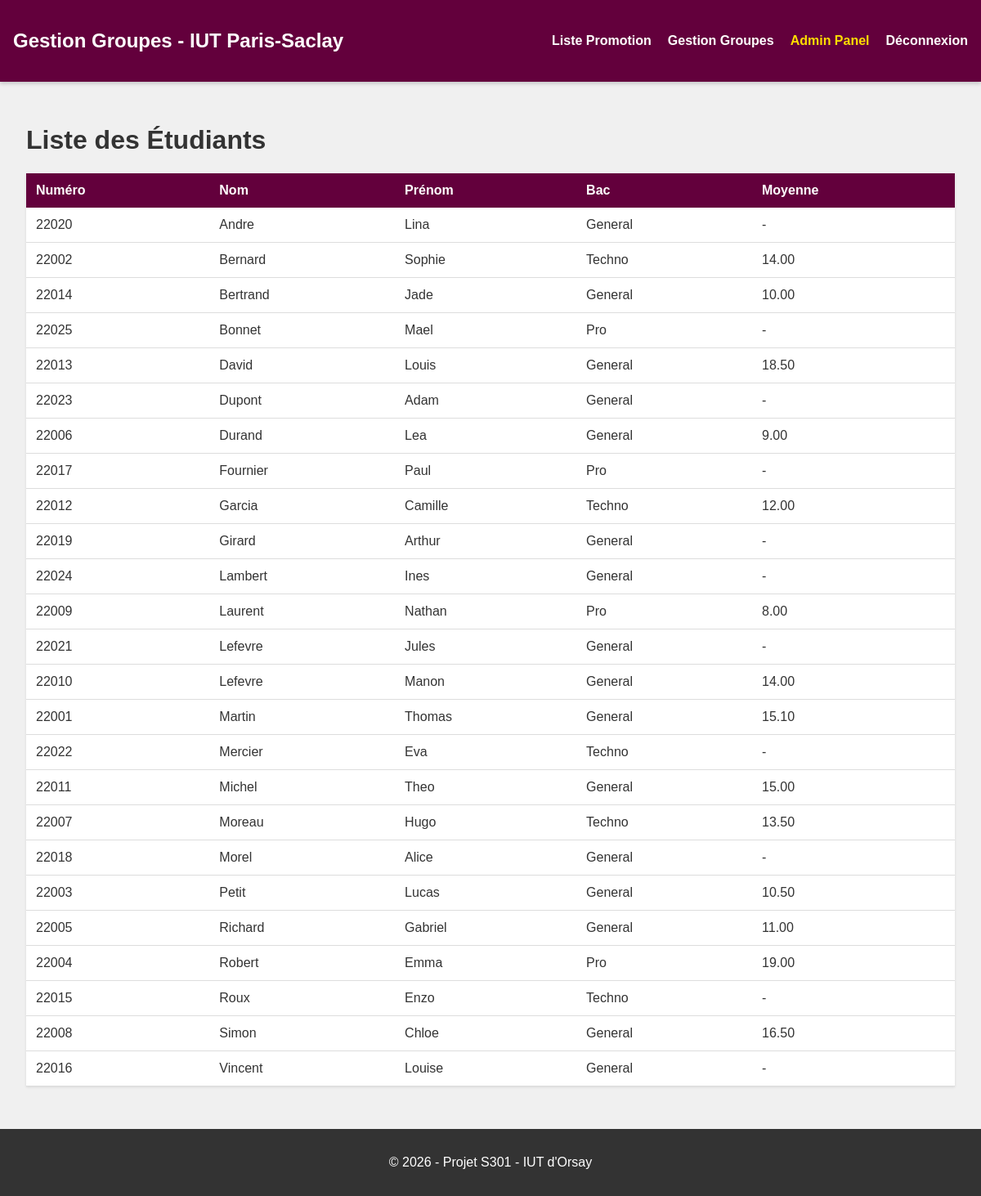
The page /Web2/index.php?controleur=controleurEtudiant&action=lireEtudiants (signed in) on the database its author committed.
### tables this page shows
CREATE TABLE Etudiant(
   id_etudiant INT,
   numero_etudiant VARCHAR(64),
   nom_etudiant VARCHAR(255),
   prenom_etudiant VARCHAR(255),
   genre_etudiant VARCHAR(32),
   email_etudiant VARCHAR(255),
   tel_etudiant VARCHAR(64),
   rue_etudiant VARCHAR(255),
   ville_etudiant VARCHAR(128),
   code_postal_etudiant VARCHAR(16),
   type_bac VARCHAR(64),
   periode_redoublement VARCHAR(64),
   parcours_etudiant VARCHAR(255),
   PRIMARY KEY(id_etudiant),
   UNIQUE(numero_etudiant)
);

### Web2/controleur/controleurEtudiant.php (called while the page is built, shortened)
<?php
class ControleurEtudiant extends Controleur {
    public static function lireEtudiants() {
        $promo = new Promotion();
        $lesEtudiants = $promo->getEtudiants(1);
        $pagetitle = "Liste des Étudiants";
        require("vue/debut.php");
        require("vue/etudiant/lesEtudiants.php");
        require("vue/fin.php");
    }
}
?>

### Web2/index.php (called while the page is built, shortened)
<?php
$tableauControleurs = ["controleurUtilisateur", "controleurEtudiant", "controleurGroupe", "controleurResponsable", "controleurPublic"];
$actionParDefaut = [
    "controleurUtilisateur" => "afficherFormulaireConnexion",
    "controleurEtudiant" => "lireEtudiants",
    "controleurGroupe" => "lireGroupes",
    "controleurResponsable" => "panel",
    "controleurPublic" => "consulterGroupes"
];
$controleur = "controleurUtilisateur";
if(isset($_GET["controleur"]) && in_array($_GET["controleur"], $tableauControleurs)) {
    $controleur = $_GET["controleur"];
}
if(isset($_GET["action"]) && in_array($_GET["action"], get_class_methods($controleur))) {
    $action = $_GET["action"];
} else {
    $action = $actionParDefaut[$controleur] ?? "afficherFormulaireConnexion";
}
$controleur::$action();
?>

### Web2/modele/promotion.php (called while the page is built, shortened)
<?php
class Promotion {
    public function getEtudiants($idPromo) {
        $db = Connexion::pdo();
        $sql = "SELECT DISTINCT
                    id_etudiant,
                    numero_etudiant AS numeroEtudiant,
                    nom_etudiant AS nom,
                    prenom_etudiant AS prenom,
                    type_bac AS typeBac,
                    email_etudiant AS email,
                    genre_etudiant AS sexe
                FROM Etudiant
                ORDER BY nom_etudiant ASC, prenom_etudiant ASC";
        $stmt = $db->prepare($sql);
        $stmt->execute();
        $etudiants = $stmt->fetchAll(PDO::FETCH_ASSOC);
        foreach ($etudiants as &$etu) {
            $sqlNotes = "SELECT libelle_note, valeur_note FROM Note WHERE id_etudiant = :id";
            $stmtNotes = $db->prepare($sqlNotes);
            $stmtNotes->execute([':id' => $etu['id_etudiant']]);
            $etu['notes'] = $stmtNotes->fetchAll(PDO::FETCH_ASSOC);
        }
        return $etudiants;
    }
}
?>

### Web2/vue/etudiant/lesEtudiants.php (the view)
<table>
    <thead>
        <tr>
            <th>Numéro</th>
            <th>Nom</th>
            <th>Prénom</th>
            <th>Bac</th>
            <th>Moyenne</th>
        </tr>
    </thead>
    <tbody>
        <?php foreach ($lesEtudiants as $etu) { ?>
            <tr>
                <td><?php echo htmlspecialchars($etu['numeroEtudiant']); ?></td>
                <td><?php echo htmlspecialchars($etu['nom']); ?></td>
                <td><?php echo htmlspecialchars($etu['prenom']); ?></td>
                <td><?php echo htmlspecialchars($etu['typeBac'] ?? 'N/A'); ?></td>
                <td>
                    <?php
                        if (!empty($etu['notes'])) {
                            $somme = 0;
                            foreach($etu['notes'] as $n) $somme += $n['valeur_note'];
                            echo number_format($somme / count($etu['notes']), 2);
                        } else {
                            echo "-";
                        }
                    ?>
                </td>
            </tr>
        <?php } ?>
    </tbody>
</table>

### Web2/vue/debut.php (shortened to what this page needs)
<!DOCTYPE html>
<html lang="fr">
<head>
    <link rel="stylesheet" href="css/style.css">
</head>
<body>
    <header>
        <div class="logo">
            <h2>Gestion Groupes - IUT Paris-Saclay</h2>
        </div>
        <nav>
            <ul>
                <?php if(isset($_SESSION['utilisateur'])) {
                    $role = $_SESSION['utilisateur']['role'];
                ?>
                    <?php if($role === 'ADMIN' || $role === 'ENSEIGNANT') { ?>
                        <li><a href="index.php?controleur=controleurResponsable&action=gestionEtudiants">Liste Promotion</a></li>
                        <li><a href="index.php?controleur=controleurGroupe&action=lireGroupes">Gestion Groupes</a></li>
                    <?php } ?>
                    <?php if($role === 'ADMIN') { ?>
                        <li><a href="index.php?controleur=controleurResponsable&action=panel" style="color:#ffdd00;">Admin Panel</a></li>
                    <?php } ?>
                    <li><a href="index.php?controleur=controleurUtilisateur&action=deconnecter">Déconnexion</a></li>
                <?php } else { ?>
                    <li><a href="index.php?controleur=controleurUtilisateur&action=afficherFormulaireConnexion">Connexion</a></li>
                <?php } ?>
            </ul>
        </nav>
    </header>
    <main>
        <h1><?php echo $pagetitle; ?></h1>

### Web2/vue/fin.php
</main>
    <footer>
        <p>&copy; <?php echo date("Y"); ?> - Projet S301 - IUT d'Orsay</p>
    </footer>
</body>
</html>

### Web2/css/style.css (style rules this page uses)
:root { --primary: #63003C; --secondary: #FFFFFF; --background: #F0F0F0; --text: #333333; --success: #4CAF50; --danger: #dc3545; }
body { font-family: 'Arial', sans-serif; background-color: var(--background); color: var(--text); margin: 0; display: flex; flex-direction: column; min-height: 100vh; }
header { background-color: var(--primary); color: var(--secondary); padding: 1rem; display: flex; justify-content: space-between; align-items: center; box-shadow: 0 2px 5px rgba(0,0,0,0.2); }
header a { color: white; text-decoration: none; font-weight: bold; margin-left: 20px; }
header nav ul { list-style: none; margin: 0; padding: 0; display: flex; }
main { flex: 1; padding: 2rem; max-width: 1200px; margin: 0 auto; width: 100%; box-sizing: border-box; }
footer { background-color: #333; color: white; text-align: center; padding: 1rem; margin-top: auto; }
table { width: 100%; border-collapse: collapse; background: white; margin-bottom: 20px; box-shadow: 0 1px 3px rgba(0,0,0,0.1); }
th { background-color: var(--primary); color: white; padding: 12px; text-align: left; }
td { padding: 12px; border-bottom: 1px solid #ddd; }

### rows shown on the page
etudiant: numero_etudiant "22020", nom_etudiant "Andre", prenom_etudiant "Lina", type_bac "General"
etudiant: numero_etudiant "22002", nom_etudiant "Bernard", prenom_etudiant "Sophie", type_bac "Techno", notes "14.00"
etudiant: numero_etudiant "22014", nom_etudiant "Bertrand", prenom_etudiant "Jade", type_bac "General", notes "10.00"
etudiant: numero_etudiant "22025", nom_etudiant "Bonnet", prenom_etudiant "Mael", type_bac "Pro"
etudiant: numero_etudiant "22013", nom_etudiant "David", prenom_etudiant "Louis", type_bac "General", notes "18.50"
etudiant: numero_etudiant "22023", nom_etudiant "Dupont", prenom_etudiant "Adam", type_bac "General"
etudiant: numero_etudiant "22006", nom_etudiant "Durand", prenom_etudiant "Lea", type_bac "General", notes "9.00"
etudiant: numero_etudiant "22017", nom_etudiant "Fournier", prenom_etudiant "Paul", type_bac "Pro"
etudiant: numero_etudiant "22012", nom_etudiant "Garcia", prenom_etudiant "Camille", type_bac "Techno", notes "12.00"
etudiant: numero_etudiant "22019", nom_etudiant "Girard", prenom_etudiant "Arthur", type_bac "General"
etudiant: numero_etudiant "22024", nom_etudiant "Lambert", prenom_etudiant "Ines", type_bac "General"
etudiant: numero_etudiant "22009", nom_etudiant "Laurent", prenom_etudiant "Nathan", type_bac "Pro", notes "8.00"
etudiant: numero_etudiant "22021", nom_etudiant "Lefevre", prenom_etudiant "Jules", type_bac "General"
etudiant: numero_etudiant "22010", nom_etudiant "Lefevre", prenom_etudiant "Manon", type_bac "General", notes "14.00"
etudiant: numero_etudiant "22001", nom_etudiant "Martin", prenom_etudiant "Thomas", type_bac "General", notes "15.10"
etudiant: numero_etudiant "22022", nom_etudiant "Mercier", prenom_etudiant "Eva", type_bac "Techno"
etudiant: numero_etudiant "22011", nom_etudiant "Michel", prenom_etudiant "Theo", type_bac "General", notes "15.00"
etudiant: numero_etudiant "22007", nom_etudiant "Moreau", prenom_etudiant "Hugo", type_bac "Techno", notes "13.50"
etudiant: numero_etudiant "22018", nom_etudiant "Morel", prenom_etudiant "Alice", type_bac "General"
etudiant: numero_etudiant "22003", nom_etudiant "Petit", prenom_etudiant "Lucas", type_bac "General", notes "10.50"
etudiant: numero_etudiant "22005", nom_etudiant "Richard", prenom_etudiant "Gabriel", type_bac "General", notes "11.00"
etudiant: numero_etudiant "22004", nom_etudiant "Robert", prenom_etudiant "Emma", type_bac "Pro", notes "19.00"
etudiant: numero_etudiant "22015", nom_etudiant "Roux", prenom_etudiant "Enzo", type_bac "Techno"
etudiant: numero_etudiant "22008", nom_etudiant "Simon", prenom_etudiant "Chloe", type_bac "General", notes "16.50"
etudiant: numero_etudiant "22016", nom_etudiant "Vincent", prenom_etudiant "Louise", type_bac "General"

### other values the page prints
$pagetitle "Liste des Étudiants"
